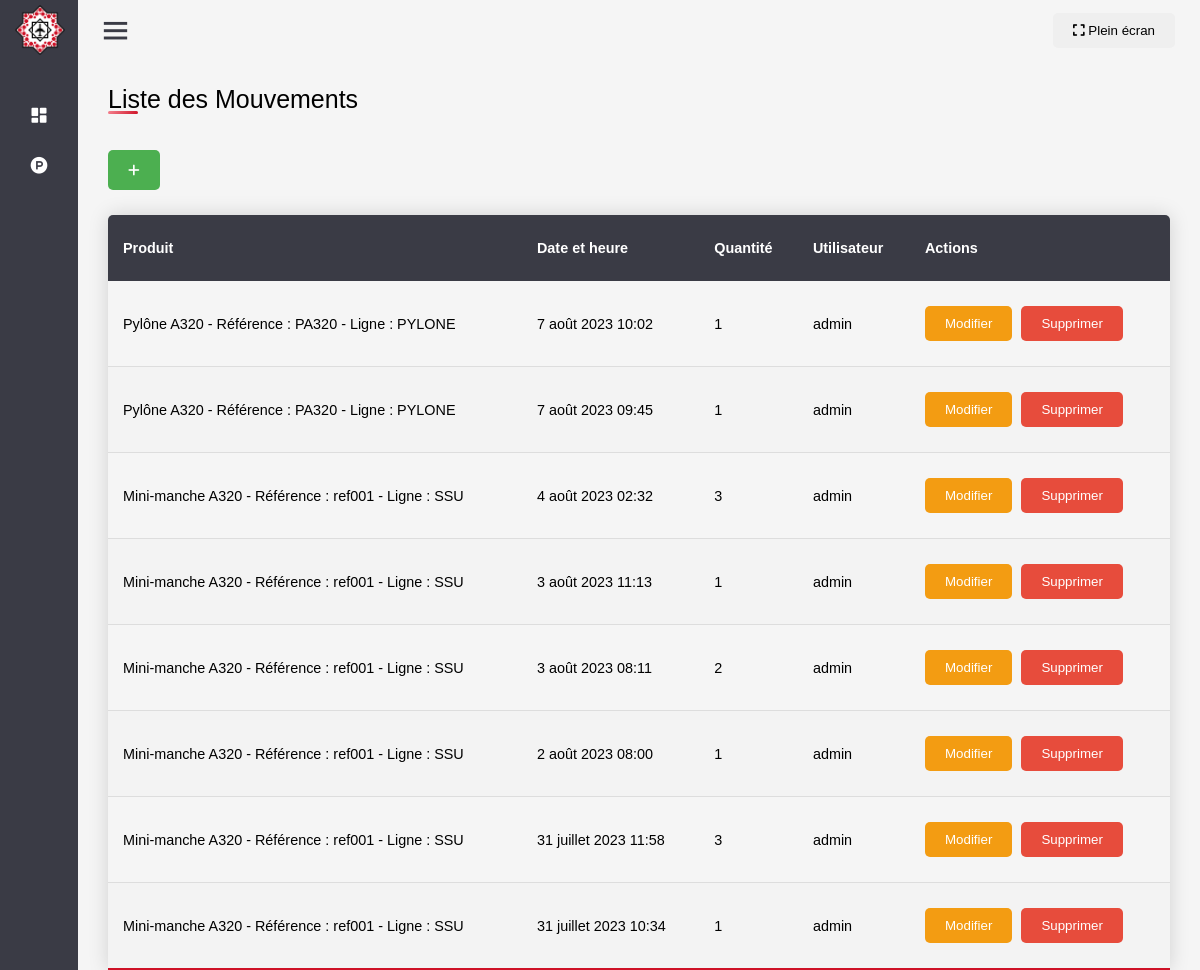
Screenshot of /produits/mouvements/ with the database file from the repository.
### product/models.py (models this page shows, shortened)
class MouvementTempsReel(models.Model):
    produit = models.ForeignKey(Produit, on_delete=models.CASCADE)
    date_heure = models.DateTimeField(auto_now_add=True)
    quantite = models.IntegerField()
    utilisateur = models.ForeignKey(User, on_delete=models.CASCADE)

class Produit(models.Model):
    reference = models.CharField(max_length=100)  # La référence du produit
    nom = models.CharField(max_length=200)  # Le nom du produit
    photo = models.ImageField(upload_to=upload_to, null=True, blank=True)  # La photo du produit (optionnelle)
    ligne_production = models.ForeignKey(LigneProd, on_delete=models.CASCADE, related_name='produits')  # La ligne de production à laquelle le produit est associé
    def __str__(self):
        return f"{self.nom} - Référence : {self.reference} - Ligne : {self.ligne_production.nom}"

class LigneProd(models.Model):
    nom = models.CharField(max_length=100)
    etat = models.CharField(max_length=2, choices=[('OK', 'OK'), ('KO', 'KO')])  # L'état de la ligne de production (OK ou KO)
    commentaire = models.CharField(max_length=300, null=True,)  # Un commentaire sur l'état de la ligne de production

### product/views.py (the view)
# urls.py: path('mouvements/', views.liste_mouvements, name='liste_mouvements'),
def liste_mouvements(request):
    mouvements = MouvementTempsReel.objects.all().order_by('-date_heure')
    context = {
        'mouvements': mouvements
    }
    return render(request, 'liste_mouvements.html', context)    # Récupérer tous les mouvements de la base de données

### product/templates/liste_mouvements.html
{% extends 'base_template.html' %}
{% load static %}
{% block content %}
<div class="container">
    <div class="title">Liste des Mouvements</div> </br></br>
    <a href="{% url 'ajouter_mouvement' %}"><button class="ajouter" style="background-color: #4CAF50; height: 40px;" ><i class="fas fa-plus"></i></button></a>
    <table id="tbl" class="content-table">
        <thead>
            <tr>
                <th>Produit</th>
                <th>Date et heure</th>
                <th>Quantité</th>
                <th>Utilisateur</th>
                <th>Actions</th>
            </tr>
        </thead>
        <tbody>
            {% for mouvement in mouvements %}
            <tr>
                <td>{{ mouvement.produit }}</td>
                <td>{{ mouvement.date_heure }}</td>
                <td>{{ mouvement.quantite }}</td>
                <td>{{ mouvement.utilisateur.username }}</td>
                <td>
                    <a href="{% url 'modifier_mouvement' mouvement_id=mouvement.pk %}"><button class="modifier">Modifier</button></a>
                    <a href="{% url 'supprimer_mouvement' mouvement_id=mouvement.pk %}"><button class="supprimer" >Supprimer</button></a>
                </td>
            </tr>
            {% endfor %}
        </tbody>
    </table>
</div>
{% endblock %}

### static/css/style.css (style rules this page uses)
html { background-color: whitesmoke; }
* { margin: 0; padding: 0; box-sizing: border-box; font-family: 'Arial', sans-serif; }
.content-table { border-collapse: collapse; margin: 25px 0; font-size: 0.9em; min-width: 100%; border-radius: 5px 5px 0 0; overflow: hidden; box-shadow: 0 0 20px rgba(0, 0, 0, 0.15); }
.content-table thead tr { background-color: #3a3b45; color: #ffffff; text-align: left; font-weight: bold; }
.content-table th, .content-table td { padding: 25px 15px; }
.content-table tbody tr { border-bottom: 1px solid #dddddd; }
.content-table tbody tr:nth-of-type(even) { background-color: #f3f3f3; }
.content-table tbody tr:last-of-type { border-bottom: 2px solid #CE1126; }
button { padding: 10px 20px; color: #fff; border: none; border-radius: 5px; cursor: pointer; margin-right: 5px; }
a { text-decoration: none; display: inline-block; }
.modifier { background-color: #f39c12; }
.supprimer { background-color: #e74c3c; }
.container { height: 100%; width: 100%; background-color: whitesmoke; padding: 25px 30px; margin-bottom: 0px; }
.container .title { font-size: 25px; font-weight: 500; position: relative; }
.container .title::before { content: ""; position: absolute; left: 0; bottom: 0; height: 3px; width: 30px; border-radius: 5px; background: linear-gradient(135deg, #f58490, #CE1126); }

### rows the page displays
MouvementTempsReel: produit "Pylône A320 - Référence : PA320 - Ligne : PYLONE", date_heure "7 août 2023 10:02", quantite "1", utilisateur.username "admin"
MouvementTempsReel: produit "Pylône A320 - Référence : PA320 - Ligne : PYLONE", date_heure "7 août 2023 09:45", quantite "1", utilisateur.username "admin"
MouvementTempsReel: produit "Mini-manche A320 - Référence : ref001 - Ligne : SSU", date_heure "4 août 2023 02:32", quantite "3", utilisateur.username "admin"
MouvementTempsReel: produit "Mini-manche A320 - Référence : ref001 - Ligne : SSU", date_heure "3 août 2023 11:13", quantite "1", utilisateur.username "admin"
MouvementTempsReel: produit "Mini-manche A320 - Référence : ref001 - Ligne : SSU", date_heure "3 août 2023 08:11", quantite "2", utilisateur.username "admin"
MouvementTempsReel: produit "Mini-manche A320 - Référence : ref001 - Ligne : SSU", date_heure "2 août 2023 08:00", quantite "1", utilisateur.username "admin"
MouvementTempsReel: produit "Mini-manche A320 - Référence : ref001 - Ligne : SSU", date_heure "31 juillet 2023 11:58", quantite "3", utilisateur.username "admin"
MouvementTempsReel: produit "Mini-manche A320 - Référence : ref001 - Ligne : SSU", date_heure "31 juillet 2023 10:34", quantite "1", utilisateur.username "admin"
